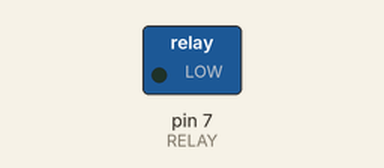
Simulated run of this sketch. Board: Arduino Uno, built with avr-gcc and run on an emulated ATmega328P. Parts: switched loads named in the sketch (green lamp = pin HIGH).

Above: at 0.7 s.
At 5.2 s:
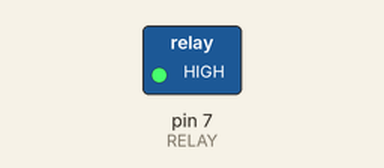
Timing chart, 0 to 6.9 s (numbered marks = the images above):
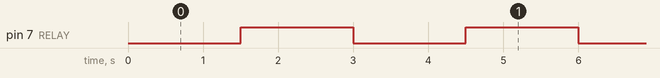

The sketch:

K20.ino
```cpp
// 릴레이 · LED 회로를 접점으로 끊기
// 보드: Arduino Uno / 시리얼 모니터: 9600 baud
// USB를 뽑고 배선한 뒤, 아래 연결표와 코드의 핀 번호를 대조하세요.

const int RELAY = 7;
const int ON = LOW; // LOW 활성 모듈 기준. 실제 모듈 설명과 클릭 동작을 확인합니다.
const int OFF = HIGH;
void setup() {
  digitalWrite(RELAY, OFF); // 출력 모드로 바꾸기 전 기본 꺼짐값을 준비합니다.
  pinMode(RELAY, OUTPUT);
}
void loop() {
  digitalWrite(RELAY, ON); delay(1500);
  digitalWrite(RELAY, OFF); delay(1500);
}
```

Measured:
- by itself, pin 7 (RELAY): alternates HIGH for 1.5 s and LOW for 1.5 s
